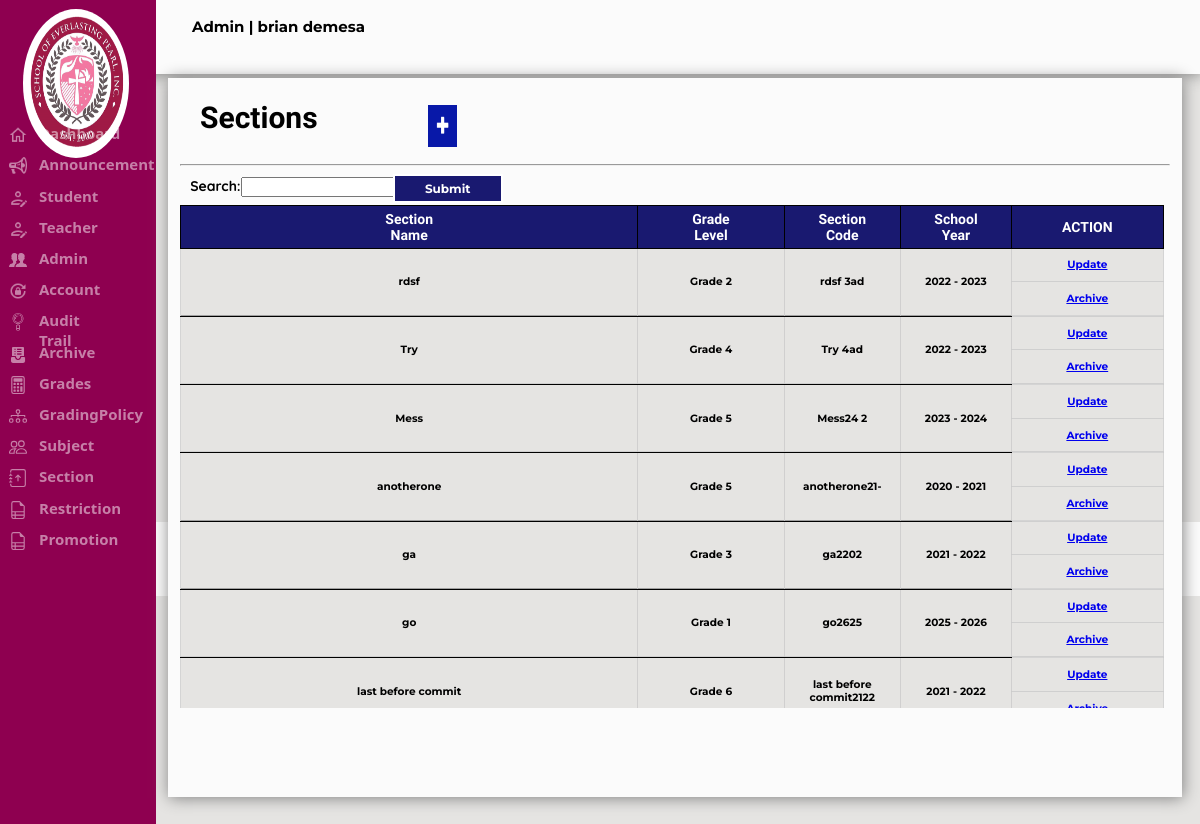
The app's page /Admin/section.php (signed in), older data.
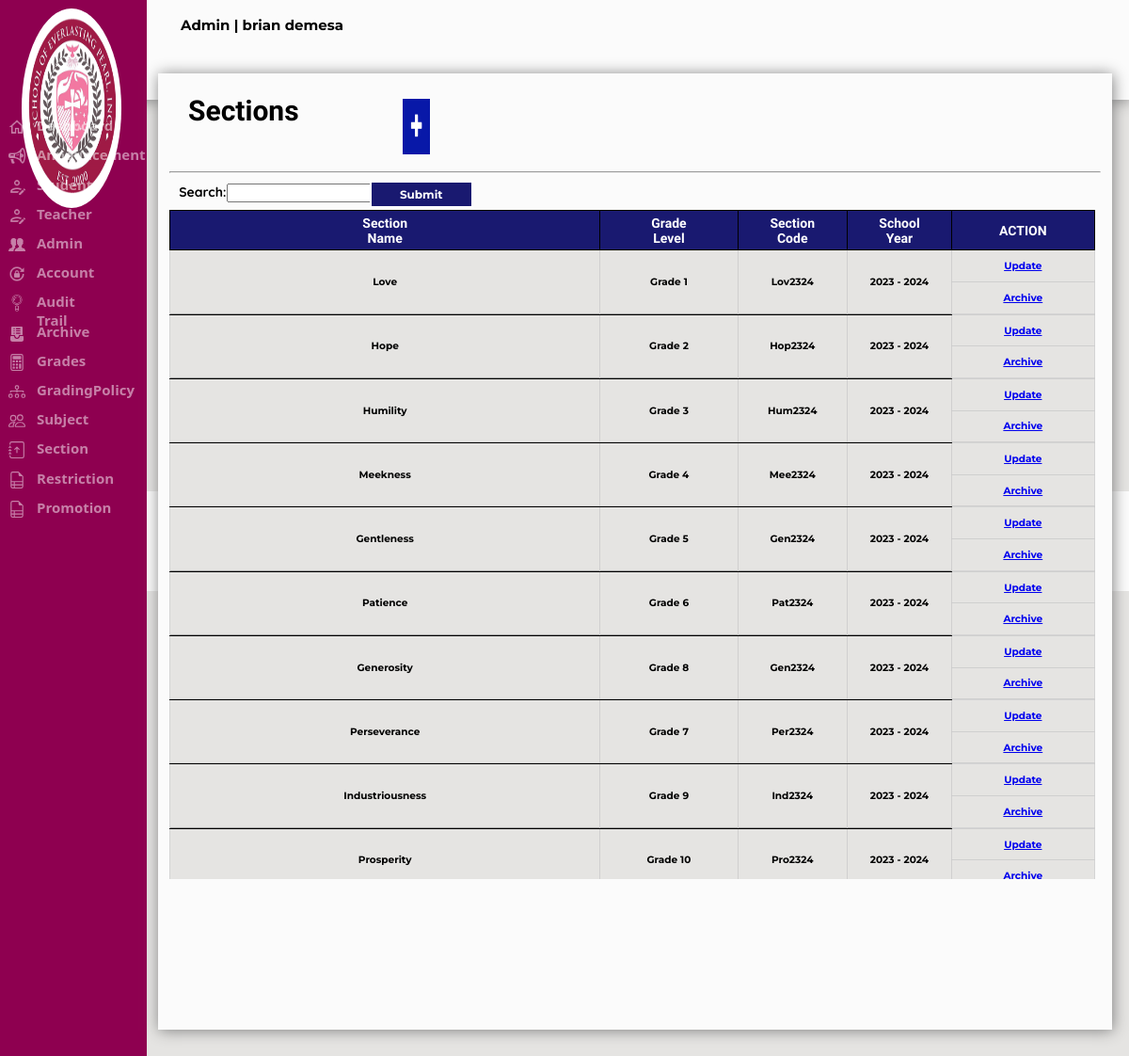
The same page, newer data.
### tables this page shows
CREATE TABLE `tbl_sepi_account` (
  `Acc_ID` int(11) NOT NULL AUTO_INCREMENT,
  `Admin_ID` varchar(20) NOT NULL,
  `Fname` varchar(30) NOT NULL,
  `mname` varchar(5) NOT NULL,
  `Lname` varchar(30) NOT NULL,
  `Username` varchar(30) NOT NULL,
  `EMAIL` varchar(50) NOT NULL,
  `Password` varchar(30) NOT NULL,
  `Gender` varchar(15) NOT NULL,
  `Address` varchar(50) NOT NULL,
  `Role` varchar(20) NOT NULL,
  `Hdate` date NOT NULL,
  PRIMARY KEY (`Acc_ID`)
);

CREATE TABLE `tbl_section` (
  `ID` int(11) NOT NULL AUTO_INCREMENT,
  `Section_Name` varchar(255) DEFAULT NULL,
  `Section_Code` varchar(255) DEFAULT NULL,
  `Grade_Level` varchar(255) DEFAULT '',
  `SY` varchar(255) DEFAULT NULL,
  `Section` varchar(255) DEFAULT NULL,
  PRIMARY KEY (`ID`)
);

### Admin/section.php (the view, shortened to what this page needs)
<?php	include "../sepi_connect.php";
if(!isset($_SESSION['loggedin']) || $_SESSION['loggedin'] !== true)
 {
	 header("refresh:0; ../Index.php");
	 exit;
 }else if(isset($_SESSION['Acc_ID']))
	{
		$userid = $_SESSION['Acc_ID'];
		$getrecord = mysqli_query($config,"SELECT * FROM tbl_sepi_account WHERE Acc_ID ='$userid'");
		while($rowedit = mysqli_fetch_assoc($getrecord))
		{
			$type = $rowedit['Role'];
			$name = $rowedit['Fname']." ".$rowedit['Lname'];
		}
	}
if(isset($_POST['search'])){
$search = $_POST['search'];
if ($search != NULL){
	$sql = "SELECT * FROM `tbl_section` WHERE `ID` LIKE '%$search%' OR
	`Section_Name` LIKE '%$search%' OR `Section_Code` LIKE '%$search%' OR `Grade_Level` LIKE '%$search%' OR `SY` LIKE '%$search%'";
}else{
$sql = "Select * from tbl_section";
}
}else{
$sql = "Select * from tbl_section";
}
?>
<html>
<head>
</head>
<link rel="stylesheet" href="../Css/sepi.css">
<body style="background-color:#E5E4E2">
<div class="header">
<form method="POST"action="logout.php" >
<p class="displayname"><?php echo "$type" ?> | <?php echo "$name" ?></p>
</form>
</div>
			<div class="footer">
				<h6 id="footer">© 2022 SEPI Login Form. All Rights Reserved | Designed by Excel-erator</h6>
			</div>
<form method=POST action="section.php">
		<?php
		include_once('SideNav.php');
		?>
<div class="announcementdiv">
				<h1 id="announcemetfont">Sections</h1>
				<a href="sectionadd.php" name="addannouncement"><img src="../Images/add_icon.png" class="addannouncementbtn"></a>
				<hr>
				<p class="searchannouncement">Search:</p>
				<input type=text name=search class="announcementtxt">
				<input type=submit name=sub class="announcementbtn">
<?php
include "../sepi_connect.php";
$result = $config -> query($sql);
if($result -> num_rows > 0){
	echo"<div class=announcementtbl style=overflow:auto;>";
	echo"<table class=announcementtbl1>";
	echo "<tr>";
echo "<th Class=announcementheader>Section Name";
echo "<th Class=announcementheader1>Grade Level";
echo "<th Class=announcementheader2>Section Code";
echo "<th Class=announcementheader2>School Year";
echo "<th Class=announcementheader1>ACTION";
while($row = $result -> fetch_assoc()){
echo "<tr>";
echo "<td class=announcementinfo rowspan=2>".$row['Section_Name'];
echo "<td class=announcementinfo rowspan=2>".$row['Grade_Level'];
	echo "<td class='announcementinfo' rowspan=2>".$row['Section_Code'];
	echo "<td class='announcementinfo' rowspan=2>".$row['SY'];
echo "<td class=announcementinfo> <a href='announceupdate.php?ID=".$row['ID']."'> Update </a>";
echo "<tr>";
echo "<td class=announcementinfo> <a href='deleteannounce.php?ID=".$row['ID']."'> Archive </a>";
echo"<tr>";
echo "<td class=announcementinfo1 colspan=4>";
}
}else{
echo "<br><br><br>No data found in section";
}
?>
</div>
</body>
</html>

### Admin/SideNav.php
<div class="dashboard">
			<img src="../Images/logo.png" class="dashboardlogocvgs">
			<a href="dashboard.php" class="Dashboardhome"><img src="../Images/homeicon.png" class="homeicon">Dashboard</a>
			<a href="announceview.php" class="Announcement"><img src="../Images/announcement.png" class="announcementicon">Announcement</a>
			<a href="student.php" class="Student"><img src="../Images/studrecord.png" class="studenticon">Student</a>
			<a href="teacher.php" class="Teacher"><img src="../Images/studrecord.png" class="teachericon">Teacher</a>
			<a href="accounts.php" class="Accounts"><img src="../Images/account.png" class="accounticon">Admin</a>
			<a href="adchangepass.php" class="Changepassadmin"><img src="../Images/pass.png" class="archiveicon">Account</a>
			<a href="audit.php" class="Audit"><img src="../Images/mag.png" class="auditicon">Audit Trail</a>
			<a href="../Archive/archive.php" class="Archive"><img src="../Images/arc.png" class="archiveicon">Archive</a>
			<a href="first.php" class="Grade"><img src="../Images/grade.svg" class="Gradeicon">Grades</a>
			<a href="grading.php" class="Grading"><img src="../Images/grading.svg" class="Gradingicon">GradingPolicy</a>
			<a href="subject.php" class="Subject"><img src="../Images/subject.svg" class="Subjecticon">Subject</a>
			<a href="section.php" class="Section"><img src="../Images/section.svg" class="Sectionicon">Section</a>
			<a href="restriction.php" class="Restriction"><img src="../Images/restriction.svg" class="Restrictionicon">Restriction</a>
			<a href="promotion.php" class="Promotion"><img src="../Images/restriction.svg" class="Promotionicon">Promotion</a>
</div>t

Row changes from the older to the newer data that the page shows:
removed tbl_section: Section_Name "rdsf", Grade_Level "Grade 2", Section_Code "rdsf 3ad", SY "2022 - 2023"
removed tbl_section: Section_Name "Try", Grade_Level "Grade 4", Section_Code "Try 4ad", SY "2022 - 2023"
removed tbl_section: Section_Name "Mess", Grade_Level "Grade 5", Section_Code "Mess24 2", SY "2023 - 2024"
removed tbl_section: Section_Name "anotherone", Grade_Level "Grade 5", Section_Code "anotherone21-", SY "2020 - 2021"
removed tbl_section: Section_Name "ga", Grade_Level "Grade 3", Section_Code "ga2202", SY "2021 - 2022"
removed tbl_section: Section_Name "go", Grade_Level "Grade 1", Section_Code "go2625", SY "2025 - 2026"
removed tbl_section: Section_Name "last before commit", Grade_Level "Grade 6", Section_Code "last before commit2122", SY "2021 - 2022"
added tbl_section: Section_Name "Love", Grade_Level "Grade 1", Section_Code "Lov2324", SY "2023 - 2024"
added tbl_section: Section_Name "Hope", Grade_Level "Grade 2", Section_Code "Hop2324", SY "2023 - 2024"
added tbl_section: Section_Name "Humility", Grade_Level "Grade 3", Section_Code "Hum2324", SY "2023 - 2024"
added tbl_section: Section_Name "Meekness", Grade_Level "Grade 4", Section_Code "Mee2324", SY "2023 - 2024"
added tbl_section: Section_Name "Gentleness", Grade_Level "Grade 5", Section_Code "Gen2324", SY "2023 - 2024"
added tbl_section: Section_Name "Patience", Grade_Level "Grade 6", Section_Code "Pat2324", SY "2023 - 2024"
added tbl_section: Section_Name "Generosity", Grade_Level "Grade 8", Section_Code "Gen2324", SY "2023 - 2024"
added tbl_section: Section_Name "Perseverance", Grade_Level "Grade 7", Section_Code "Per2324", SY "2023 - 2024"
added tbl_section: Section_Name "Industriousness", Grade_Level "Grade 9", Section_Code "Ind2324", SY "2023 - 2024"
added tbl_section: Section_Name "Prosperity", Grade_Level "Grade 10", Section_Code "Pro2324", SY "2023 - 2024"
